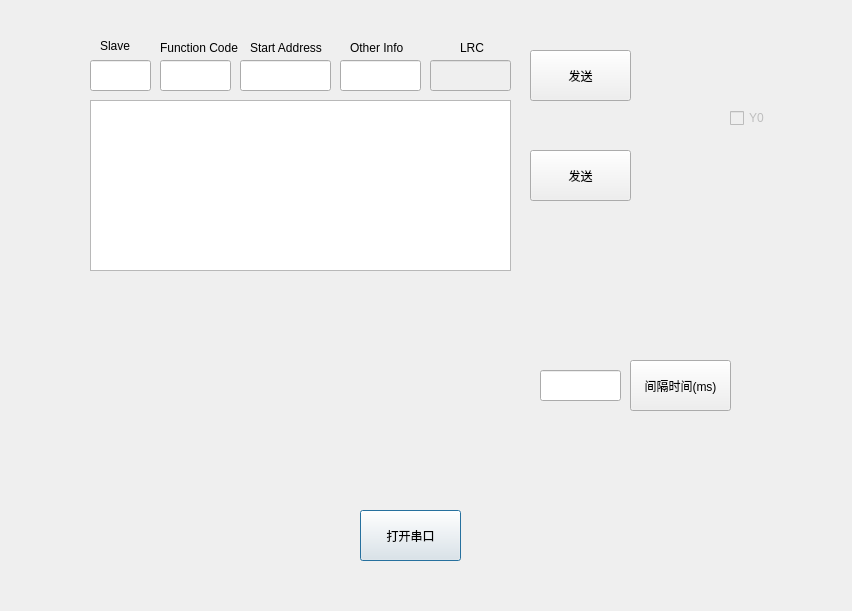
<?xml version="1.0" encoding="UTF-8"?>
<ui version="4.0">
 <class>ComDialog</class>
 <widget class="QDialog" name="ComDialog">
  <property name="geometry">
   <rect>
    <x>0</x>
    <y>0</y>
    <width>852</width>
    <height>611</height>
   </rect>
  </property>
  <property name="windowTitle">
   <string>关于</string>
  </property>
  <property name="windowIcon">
   <iconset resource="hello.qrc">
    <normaloff>:/logo/Resources/fivision.ico</normaloff>:/logo/Resources/fivision.ico</iconset>
  </property>
  <widget class="QLineEdit" name="lineEdit_OtherInfo">
   <property name="geometry">
    <rect>
     <x>340</x>
     <y>60</y>
     <width>81</width>
     <height>31</height>
    </rect>
   </property>
   <property name="font">
    <font>
     <family>Arial Black</family>
     <weight>75</weight>
     <bold>true</bold>
    </font>
   </property>
   <property name="alignment">
    <set>Qt::AlignCenter</set>
   </property>
  </widget>
  <widget class="QPushButton" name="QPushButton_OpenComm">
   <property name="geometry">
    <rect>
     <x>360</x>
     <y>510</y>
     <width>101</width>
     <height>51</height>
    </rect>
   </property>
   <property name="text">
    <string>打开串口</string>
   </property>
  </widget>
  <widget class="QCheckBox" name="checkBox_Y0">
   <property name="enabled">
    <bool>false</bool>
   </property>
   <property name="geometry">
    <rect>
     <x>730</x>
     <y>110</y>
     <width>71</width>
     <height>16</height>
    </rect>
   </property>
   <property name="text">
    <string>Y0</string>
   </property>
   <property name="checkable">
    <bool>true</bool>
   </property>
  </widget>
  <widget class="QPushButton" name="QPushButton_Send_SencondQueue">
   <property name="geometry">
    <rect>
     <x>530</x>
     <y>50</y>
     <width>101</width>
     <height>51</height>
    </rect>
   </property>
   <property name="text">
    <string>发送</string>
   </property>
  </widget>
  <widget class="QLineEdit" name="lineEdit_Slave">
   <property name="geometry">
    <rect>
     <x>90</x>
     <y>60</y>
     <width>61</width>
     <height>31</height>
    </rect>
   </property>
   <property name="font">
    <font>
     <family>Arial Black</family>
     <weight>75</weight>
     <bold>true</bold>
    </font>
   </property>
   <property name="alignment">
    <set>Qt::AlignCenter</set>
   </property>
  </widget>
  <widget class="QLineEdit" name="lineEdit_FunctionCode">
   <property name="geometry">
    <rect>
     <x>160</x>
     <y>60</y>
     <width>71</width>
     <height>31</height>
    </rect>
   </property>
   <property name="font">
    <font>
     <family>Arial Black</family>
     <weight>75</weight>
     <bold>true</bold>
    </font>
   </property>
   <property name="alignment">
    <set>Qt::AlignCenter</set>
   </property>
  </widget>
  <widget class="QLineEdit" name="lineEdit_StartAddress">
   <property name="geometry">
    <rect>
     <x>240</x>
     <y>60</y>
     <width>91</width>
     <height>31</height>
    </rect>
   </property>
   <property name="font">
    <font>
     <family>Arial Black</family>
     <weight>75</weight>
     <bold>true</bold>
    </font>
   </property>
   <property name="alignment">
    <set>Qt::AlignCenter</set>
   </property>
  </widget>
  <widget class="QLabel" name="label">
   <property name="geometry">
    <rect>
     <x>100</x>
     <y>40</y>
     <width>54</width>
     <height>12</height>
    </rect>
   </property>
   <property name="text">
    <string>Slave</string>
   </property>
  </widget>
  <widget class="QLabel" name="label_2">
   <property name="geometry">
    <rect>
     <x>160</x>
     <y>40</y>
     <width>91</width>
     <height>16</height>
    </rect>
   </property>
   <property name="text">
    <string>Function Code</string>
   </property>
  </widget>
  <widget class="QLabel" name="label_3">
   <property name="geometry">
    <rect>
     <x>250</x>
     <y>40</y>
     <width>91</width>
     <height>16</height>
    </rect>
   </property>
   <property name="text">
    <string>Start Address</string>
   </property>
  </widget>
  <widget class="QLabel" name="label_4">
   <property name="geometry">
    <rect>
     <x>350</x>
     <y>40</y>
     <width>71</width>
     <height>16</height>
    </rect>
   </property>
   <property name="text">
    <string>Other Info</string>
   </property>
  </widget>
  <widget class="QLineEdit" name="lineEdit_LRC">
   <property name="enabled">
    <bool>false</bool>
   </property>
   <property name="geometry">
    <rect>
     <x>430</x>
     <y>60</y>
     <width>81</width>
     <height>31</height>
    </rect>
   </property>
   <property name="font">
    <font>
     <family>Arial Black</family>
     <weight>75</weight>
     <bold>true</bold>
    </font>
   </property>
   <property name="alignment">
    <set>Qt::AlignCenter</set>
   </property>
  </widget>
  <widget class="QLabel" name="label_5">
   <property name="geometry">
    <rect>
     <x>460</x>
     <y>40</y>
     <width>71</width>
     <height>16</height>
    </rect>
   </property>
   <property name="text">
    <string>LRC</string>
   </property>
  </widget>
  <widget class="QTextEdit" name="textEdit_DefaultQueue">
   <property name="geometry">
    <rect>
     <x>90</x>
     <y>100</y>
     <width>421</width>
     <height>171</height>
    </rect>
   </property>
  </widget>
  <widget class="QPushButton" name="QPushButton_Send_DefaultQueue">
   <property name="geometry">
    <rect>
     <x>530</x>
     <y>150</y>
     <width>101</width>
     <height>51</height>
    </rect>
   </property>
   <property name="text">
    <string>发送</string>
   </property>
  </widget>
  <widget class="QLineEdit" name="lineEdit_TimeLag">
   <property name="geometry">
    <rect>
     <x>540</x>
     <y>370</y>
     <width>81</width>
     <height>31</height>
    </rect>
   </property>
   <property name="font">
    <font>
     <family>Arial Black</family>
     <weight>75</weight>
     <bold>true</bold>
    </font>
   </property>
   <property name="alignment">
    <set>Qt::AlignCenter</set>
   </property>
  </widget>
  <widget class="QPushButton" name="QPushButton_TimeLag">
   <property name="geometry">
    <rect>
     <x>630</x>
     <y>360</y>
     <width>101</width>
     <height>51</height>
    </rect>
   </property>
   <property name="text">
    <string>间隔时间(ms)</string>
   </property>
  </widget>
 </widget>
 <tabstops>
  <tabstop>lineEdit_Slave</tabstop>
  <tabstop>lineEdit_FunctionCode</tabstop>
  <tabstop>lineEdit_StartAddress</tabstop>
  <tabstop>lineEdit_OtherInfo</tabstop>
  <tabstop>QPushButton_Send_SencondQueue</tabstop>
  <tabstop>QPushButton_OpenComm</tabstop>
  <tabstop>checkBox_Y0</tabstop>
  <tabstop>lineEdit_LRC</tabstop>
 </tabstops>
 <resources>
  <include location="hello.qrc"/>
 </resources>
 <connections/>
</ui>
